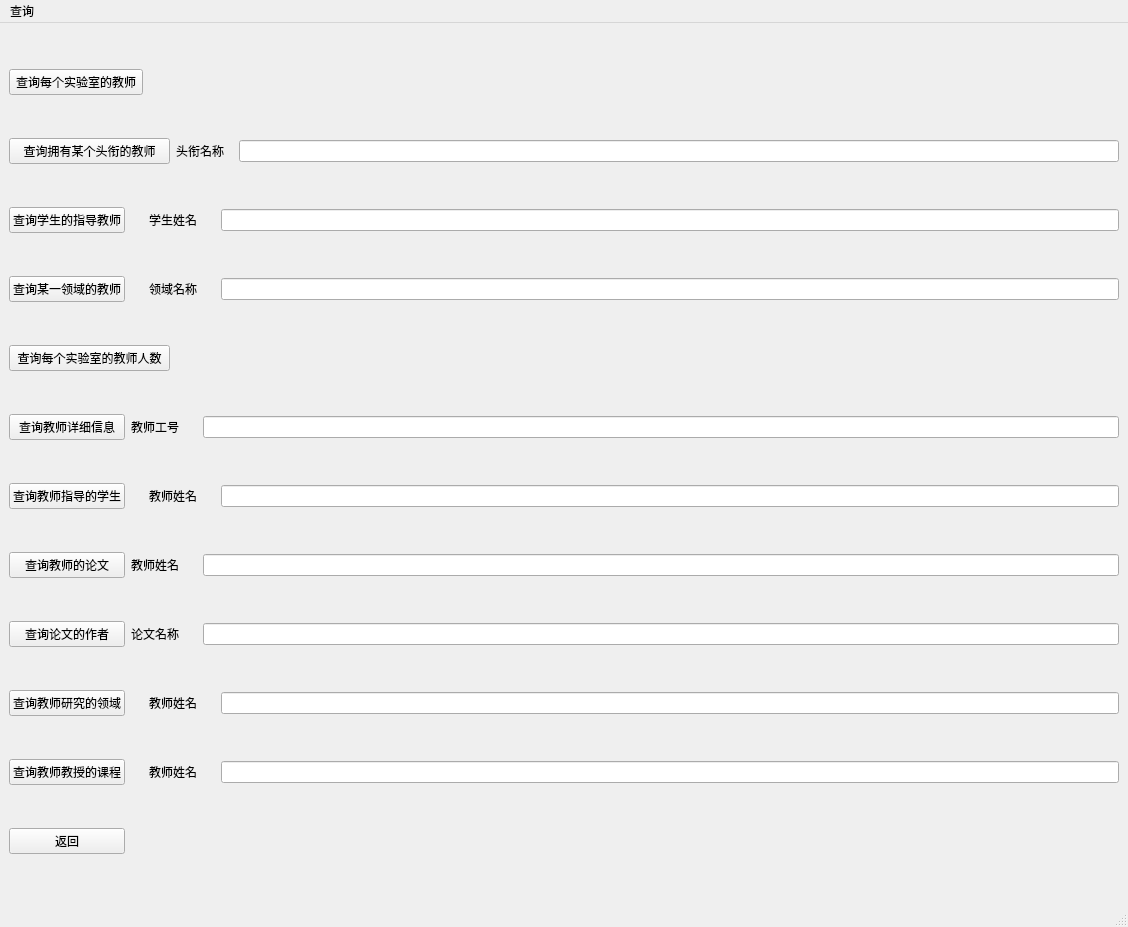
<?xml version="1.0" encoding="UTF-8"?>
<ui version="4.0">
 <class>MainWindow</class>
 <widget class="QMainWindow" name="MainWindow">
  <property name="geometry">
   <rect>
    <x>0</x>
    <y>0</y>
    <width>1128</width>
    <height>927</height>
   </rect>
  </property>
  <property name="windowTitle">
   <string>MainWindow</string>
  </property>
  <widget class="QWidget" name="centralwidget">
   <layout class="QGridLayout" name="gridLayout">
    <item row="3" column="0">
     <widget class="QPushButton" name="pushButton_10">
      <property name="text">
       <string>查询某一领域的教师</string>
      </property>
     </widget>
    </item>
    <item row="2" column="2" colspan="3">
     <widget class="QLabel" name="label_8">
      <property name="text">
       <string>学生姓名</string>
      </property>
     </widget>
    </item>
    <item row="3" column="2" colspan="3">
     <widget class="QLabel" name="label_7">
      <property name="text">
       <string>领域名称</string>
      </property>
     </widget>
    </item>
    <item row="3" column="5" colspan="2">
     <widget class="QLineEdit" name="lineEdit_7"/>
    </item>
    <item row="1" column="6">
     <widget class="QLineEdit" name="lineEdit_9"/>
    </item>
    <item row="2" column="0">
     <widget class="QPushButton" name="pushButton_8">
      <property name="text">
       <string>查询学生的指导教师</string>
      </property>
     </widget>
    </item>
    <item row="6" column="0">
     <widget class="QPushButton" name="pushButton_2">
      <property name="text">
       <string>查询教师指导的学生</string>
      </property>
     </widget>
    </item>
    <item row="5" column="1" colspan="3">
     <widget class="QLabel" name="label">
      <property name="text">
       <string>教师工号</string>
      </property>
     </widget>
    </item>
    <item row="5" column="0">
     <widget class="QPushButton" name="pushButton_3">
      <property name="text">
       <string>查询教师详细信息</string>
      </property>
     </widget>
    </item>
    <item row="5" column="4" colspan="3">
     <widget class="QLineEdit" name="lineEdit"/>
    </item>
    <item row="6" column="2" colspan="3">
     <widget class="QLabel" name="label_2">
      <property name="text">
       <string>教师姓名</string>
      </property>
     </widget>
    </item>
    <item row="7" column="0">
     <widget class="QPushButton" name="pushButton_4">
      <property name="text">
       <string>查询教师的论文</string>
      </property>
     </widget>
    </item>
    <item row="7" column="1" colspan="3">
     <widget class="QLabel" name="label_3">
      <property name="text">
       <string>教师姓名</string>
      </property>
     </widget>
    </item>
    <item row="8" column="0">
     <widget class="QPushButton" name="pushButton_6">
      <property name="text">
       <string>查询论文的作者</string>
      </property>
     </widget>
    </item>
    <item row="6" column="5" colspan="2">
     <widget class="QLineEdit" name="lineEdit_2"/>
    </item>
    <item row="1" column="0" colspan="3">
     <widget class="QPushButton" name="pushButton_7">
      <property name="text">
       <string>查询拥有某个头衔的教师</string>
      </property>
     </widget>
    </item>
    <item row="4" column="0" colspan="3">
     <widget class="QPushButton" name="pushButton_9">
      <property name="text">
       <string>查询每个实验室的教师人数</string>
      </property>
     </widget>
    </item>
    <item row="1" column="3" colspan="3">
     <widget class="QLabel" name="label_9">
      <property name="text">
       <string>头衔名称</string>
      </property>
     </widget>
    </item>
    <item row="7" column="4" colspan="3">
     <widget class="QLineEdit" name="lineEdit_3"/>
    </item>
    <item row="8" column="1" colspan="3">
     <widget class="QLabel" name="label_4">
      <property name="text">
       <string>论文名称</string>
      </property>
     </widget>
    </item>
    <item row="0" column="0" colspan="2">
     <widget class="QPushButton" name="pushButton_11">
      <property name="text">
       <string>查询每个实验室的教师</string>
      </property>
     </widget>
    </item>
    <item row="8" column="4" colspan="3">
     <widget class="QLineEdit" name="lineEdit_4"/>
    </item>
    <item row="2" column="5" colspan="2">
     <widget class="QLineEdit" name="lineEdit_8"/>
    </item>
    <item row="10" column="5" colspan="2">
     <widget class="QLineEdit" name="lineEdit_6"/>
    </item>
    <item row="11" column="0">
     <widget class="QPushButton" name="pushButton_12">
      <property name="text">
       <string>返回</string>
      </property>
     </widget>
    </item>
    <item row="9" column="5" colspan="2">
     <widget class="QLineEdit" name="lineEdit_5"/>
    </item>
    <item row="9" column="2" colspan="2">
     <widget class="QLabel" name="label_5">
      <property name="text">
       <string>教师姓名</string>
      </property>
     </widget>
    </item>
    <item row="10" column="0">
     <widget class="QPushButton" name="pushButton">
      <property name="text">
       <string>查询教师教授的课程</string>
      </property>
     </widget>
    </item>
    <item row="9" column="0">
     <widget class="QPushButton" name="pushButton_5">
      <property name="text">
       <string>查询教师研究的领域</string>
      </property>
     </widget>
    </item>
    <item row="10" column="2" colspan="2">
     <widget class="QLabel" name="label_6">
      <property name="text">
       <string>教师姓名</string>
      </property>
     </widget>
    </item>
   </layout>
  </widget>
  <widget class="QMenuBar" name="menubar">
   <property name="geometry">
    <rect>
     <x>0</x>
     <y>0</y>
     <width>1128</width>
     <height>37</height>
    </rect>
   </property>
   <widget class="QMenu" name="menu">
    <property name="title">
     <string>查询</string>
    </property>
   </widget>
   <addaction name="menu"/>
  </widget>
  <widget class="QStatusBar" name="statusbar"/>
 </widget>
 <resources/>
 <connections/>
</ui>
